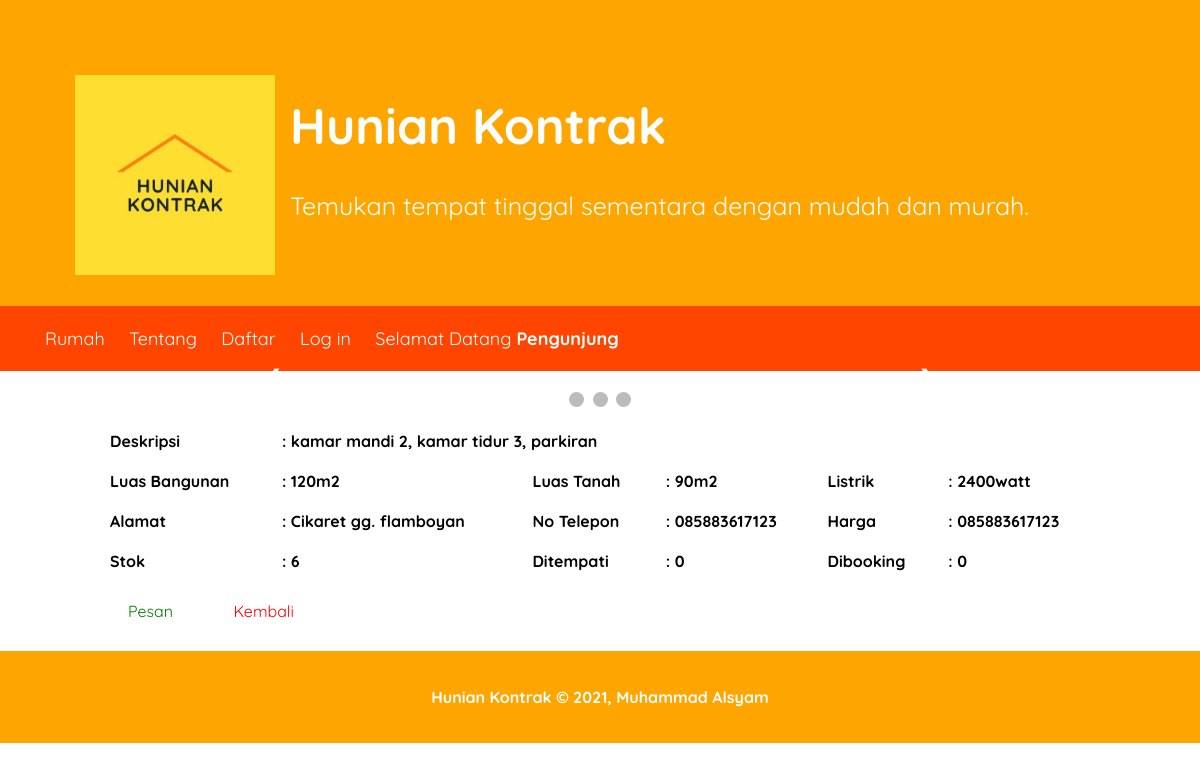
The app's page /home/detailSewa/5 with its own data.
### tables this page shows
CREATE TABLE `kontrak` (
  `id` int(11) NOT NULL,
  `id_user` int(11) NOT NULL,
  `luas_b` varchar(50) NOT NULL,
  `luas_t` varchar(50) NOT NULL,
  `listrik` varchar(50) NOT NULL,
  `deskripsi` text NOT NULL,
  `alamat` text NOT NULL,
  `no_telp` varchar(25) NOT NULL,
  `harga` int(50) NOT NULL,
  `durasi` int(11) NOT NULL,
  `stok` int(11) NOT NULL,
  `ditempati` int(11) NOT NULL,
  `dibooking` int(11) NOT NULL,
  `image` varchar(256) NOT NULL,
  `image2` varchar(256) NOT NULL,
  `image3` varchar(256) NOT NULL
);

### application/controllers/Home.php (called while the page is built, shortened)
<?php
class Home extends CI_Controller
{
    public function detailSewa()
    {
        $id = $this->uri->segment(3);
        $sewa = $this->db->query("SELECT*FROM kontrak  WHERE id='$id'")->result();
        $data['judul'] = "Detail Kontrakan";
        foreach ($sewa as $s) {
            $data['id'] = $s->id;
            $data['luas_t'] = $s->luas_t;
            $data['luas_b'] = $s->luas_b;
            $data['listrik'] = $s->listrik;
            $data['deskripsi'] = $s->deskripsi;
            $data['no_telp'] = $s->no_telp;
            $data['harga'] = $s->harga;
            $data['durasi'] = $s->durasi;
            $data['alamat'] = $s->alamat;
            $data['image'] = $s->image;
            $data['image2'] = $s->image2;
            $data['image3'] = $s->image3;
            $data['ditempati'] = $s->ditempati;
            $data['dibooking'] = $s->dibooking;
            $data['stok'] = $s->stok;
        }
        if ($this->session->userdata('email')) {
            $user = $this->ModelUser->cekData(['email' => $this->session->userdata('email')])->row_array();
            $data['user'] = $user['nama'];
            $this->load->view('templates/header', $data);
            $this->load->view('templates/topbar', $data);
            $this->load->view('sewa/detail-sewa', $data);
            $this->load->view('templates/footer');
        } else {
            $data['user'] = "Pengunjung";
            $this->load->view('templates/header', $data);
            $this->load->view('templates/topbar', $data);
            $this->load->view('sewa/detail-sewa', $data);
            $this->load->view('templates/footer');
        }
    }
}

### index.php (called while the page is built, shortened)
<?php
require_once BASEPATH.'core/CodeIgniter.php';

### application/views/sewa/detail-sewa.php (the view, shortened to what this page needs)
<div class="slideshow-container">
    <a class="prev" onclick="plusSlides(-1)">&#10094;</a>
    <a class="next" onclick="plusSlides(1)">&#10095;</a>
</div>
<br>
<div style="text-align:center">
    <span class="dot" onclick="currentSlide(1)"></span>
    <span class="dot" onclick="currentSlide(2)"></span>
    <span class="dot" onclick="currentSlide(3)"></span>
</div>
<div class="center">
    <table>
        <tr>
            <th>Deskripsi</th>
            <th colspan="4">: <?= $deskripsi; ?></th>
        </tr>
        <tr>
            <th>Luas Bangunan</th>
            <th>: <?= $luas_b; ?></th>
            <th>Luas Tanah</th>
            <th>: <?= $luas_t; ?></th>
            <th>Listrik</th>
            <th>: <?= $listrik; ?></th>
        </tr>
        <tr>
            <th>Alamat</th>
            <th>: <?= $alamat; ?></th>
            <th>No Telepon</th>
            <th>: <?= $no_telp; ?></th>
            <th>Harga</th>
            <th>: <?= $no_telp; ?></th>
        </tr>
        <tr>
            <th>Stok</th>
            <th>: <?= $stok; ?></th>
            <th>Ditempati</th>
            <th>: <?= $ditempati; ?></th>
            <th>Dibooking</th>
            <th>: <?= $dibooking; ?></th>
        </tr>
    </table>
    <br>
    <a href="<?= base_url('booking/tambahBooking/') . $id; ?>" class="btn success">Pesan</a>
    <a href="<?= base_url('home/'); ?>" class="btn danger">Kembali</a>
    <br>
    <br>
</div>

### assets/style.css (style rules this page uses)
body { font-family: "Quicksand", sans-serif; margin: 0; padding: 0; }
a { text-decoration: none; }
tr, th, td { text-align: left; padding: 10px; background-color: white; }
table { border: 2px orange; border-collapse: collapse; border-spacing: 1; width: 100%; }
tr:nth-child(even) { background-color: orange; }
.center { padding: 10px 100px; }
.btn { border: none; color: white; padding: 14px 28px; font-size: 16px; cursor: pointer; }
.success { border-color: #4CAF50; color: green; }
.danger { border-color: #f44336; color: red; }
.slideshow-container { max-width: 700px; position: relative; margin: auto; }
.prev, .next { cursor: pointer; position: absolute; top: 50%; width: auto; padding: 16px; margin-top: -22px; color: white; font-weight: bold; font-size: 18px; transition: 0.6s ease; border-radius: 0 3px 3px 0; user-select: none; }
.next { right: 0; border-radius: 3px 0 0 3px; }
.dot { cursor: pointer; height: 15px; width: 15px; margin: 0 2px; background-color: #bbb; border-radius: 50%; display: inline-block; transition: background-color 0.6s ease; }
* { box-sizing: border-box; }

### records on screen
kontrak: deskripsi "kamar mandi 2, kamar tidur 3, parkiran", luas_b "120m2", luas_t "90m2", listrik "2400watt", alamat "Cikaret gg. flamboyan", no_telp "085883617123", stok "6", ditempati "0", dibooking "0"

### other values on screen
$user "Pengunjung"
